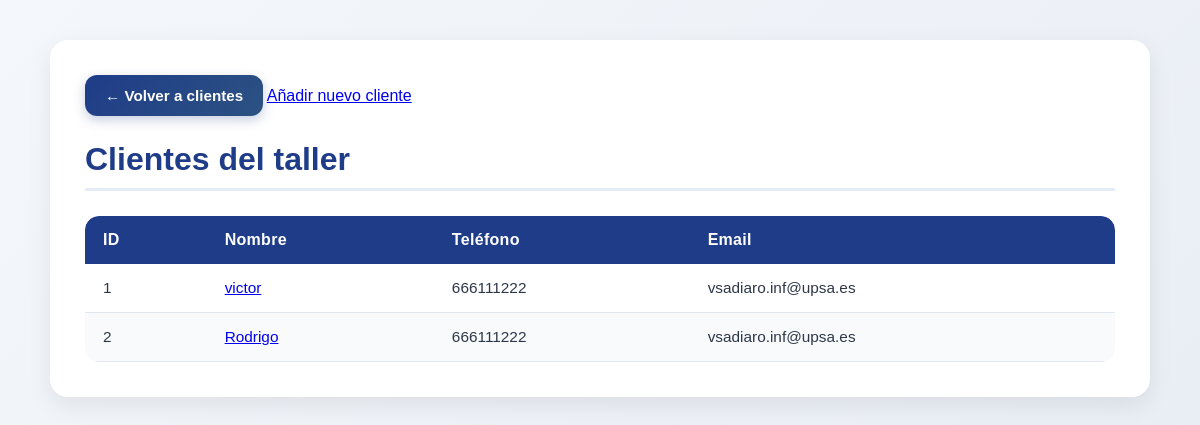
The page /gestion/clientes/ on the database as committed earlier.
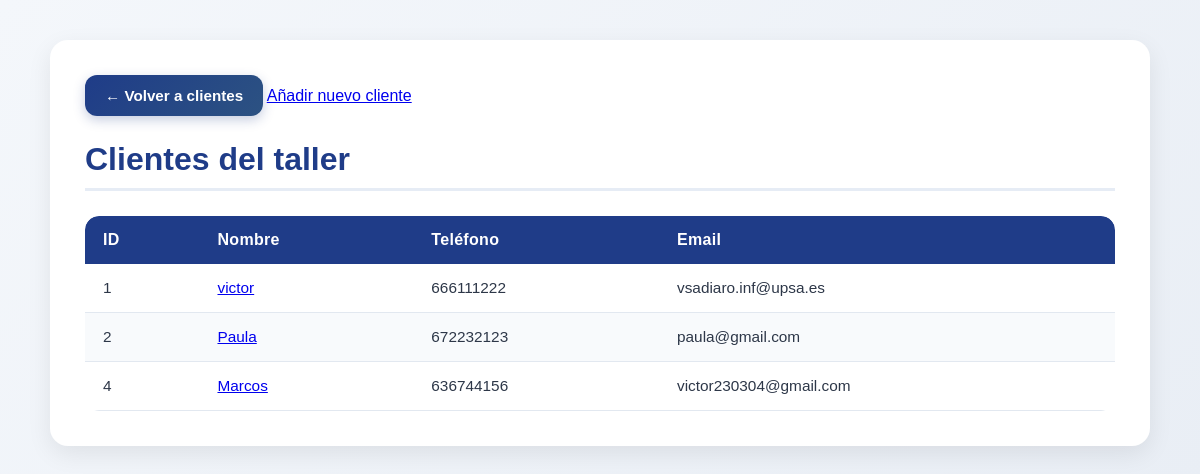
The same page on the database as committed later.
### app_gestionar_taller/models.py (models this page shows, shortened)
class Cliente(models.Model):
    nombre = models.CharField(max_length=100)
    telefono = models.CharField(max_length=15)
    email = models.EmailField()

### app_gestionar_taller/views.py (the view)
# urls.py: path('clientes/', lista_clientes, name='lista_clientes'),
def lista_clientes(request):
    clientes = Cliente.objects.all()
    return render(request, 'lista_clientes.html', {'clientes': clientes})

### app_gestionar_taller/templates/lista_clientes.html (shortened to what this page needs)
<!DOCTYPE html>
<html lang="es">
<head>
</head>
<body>
    <div class="container">
        <a href="{% url 'menu_principal' %}" class="back-button">← Volver a clientes</a>
        <a href="{% url 'nuevo_cliente' %}">Añadir nuevo cliente</a>
        <h1>Clientes del taller</h1>
        <div class="table-wrapper">
            <table>
                <thead>
                    <tr>
                        <th>ID</th>
                        <th>Nombre</th>
                        <th>Teléfono</th>
                        <th>Email</th>
                    </tr>
                </thead>
                <tbody>
                    {% for cliente in clientes %}
                    <tr>
                        <td>{{ cliente.id }}</td>
                        <td><a href="{% url 'detalle_cliente' cliente.id %}">{{ cliente.nombre }}</a></td>
                        <td>{{ cliente.telefono }}</td>
                        <td>{{ cliente.email }}</td>
                    </tr>
                    {% endfor %}
                </tbody>
            </table>
        </div>
    </div>
</body>
</html>

Rows that differ between the two databases and show on the page:
changed Cliente id 2: nombre "Rodrigo" → "Paula"; telefono "666111222" → "672232123"; email "vsadiaro.inf@upsa.es" → "paula@gmail.com"
added Cliente: id "4", nombre "Marcos", telefono "636744156", email "victor230304@gmail.com"
